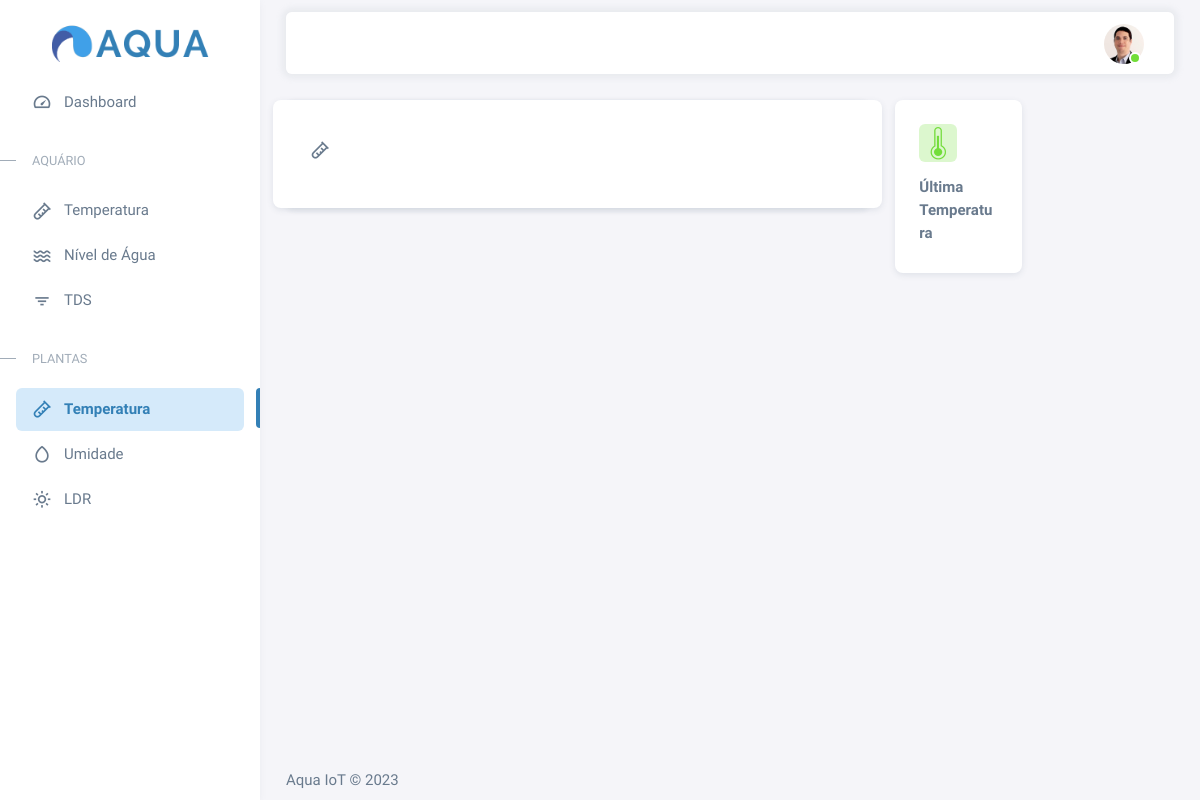
Before: /temp-plantas/ with the older database file.
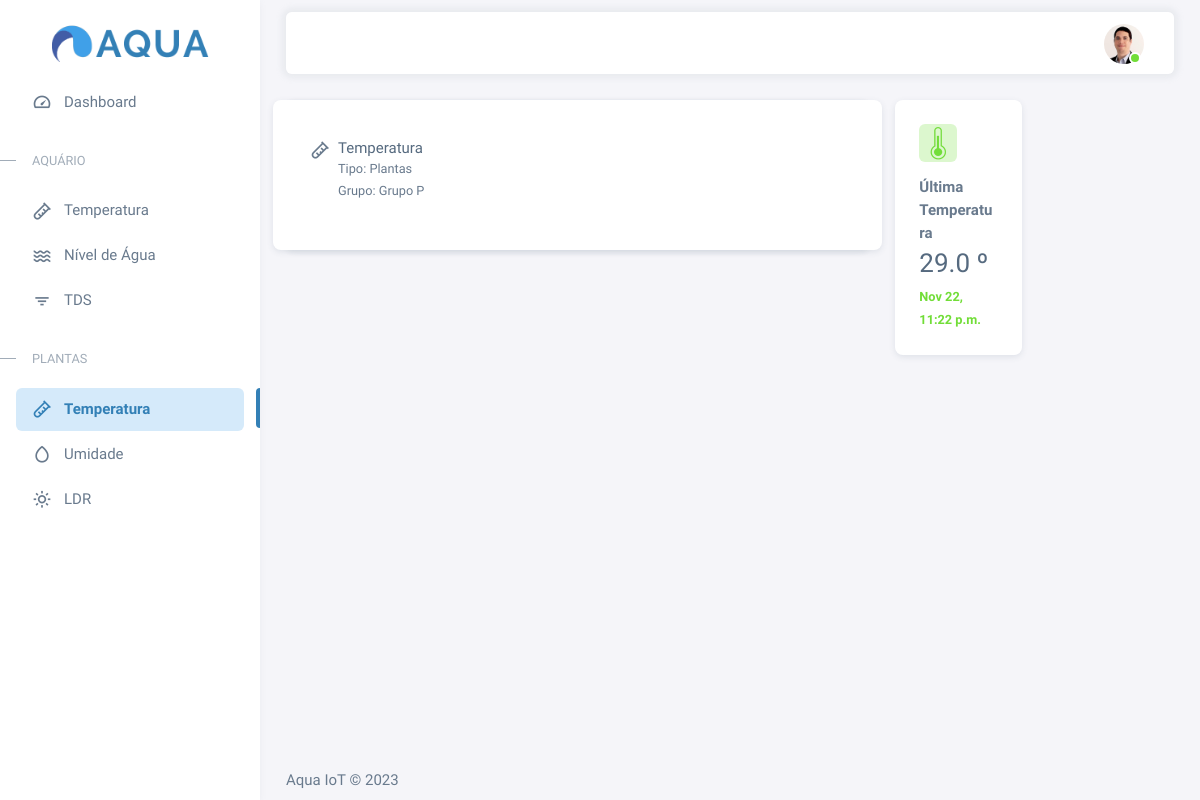
After: the same page with the newer database file.
### sensores/models.py (models this page shows, shortened)
class Sensor(models.Model):
  nome = models.CharField(max_length=50)
  tipo = models.CharField(max_length=50)
  grupo = models.CharField(max_length=50)
  data_criacao = models.DateTimeField(auto_now_add=True)
  class Meta:
    abstract = True

class TemperaturaPlantas(Sensor):
  temperatura = models.FloatField(max_length=200, default='00')
  unidade_medida = models.CharField(max_length=50, default='Graus')

### sensores/views.py (the view)
# urls.py: path('temp-plantas/', views.temperaturaPlantas, name='temp-plantas'),
def temperaturaPlantas(request):
  temperatura = TemperaturaPlantas.objects.all()
  temperaturas = {'temperaturas': temperatura}
  return render(request, "temp-plantas.html", temperaturas)

### templates/temp-plantas.html (shortened to what this page needs)
{% load static %} {% include "head.html" %}
<body>
  {% block content %}
  <div class="layout-wrapper layout-content-navbar">
    <div class="layout-container">
      {% include "menu.html" %}
      <div class="layout-page">
        {% include "navbar.html" %}
        <div class="content-wrapper">
          <div class="container-xxl flex-grow-1 container-p-y">
            <div class="row">
              <div class="col-lg-8 mb-4 order-0">
                <div class="card">
                  <div class="d-flex align-items-end row">
                    <div class="card h-100">
                      <div class="card-body px-0">
                        <div class="tab-content p-0">
                          <div
                            class="tab-pane fade show active"
                            id="navs-tabs-line-card-income"
                            role="tabpanel"
                          >
                            <div class="d-flex p-4 pt-3">
                              <i class="menu-icon tf-icons bx bx-test-tube"></i>
                              <div>
                                {% for temperatura in temperaturas %}
                                {% if forloop.last %}
                                <h6 class="mb-0 me-1">{{ temperatura.nome }}</h6>
                                  <small class="mb-0 me-1">Tipo: {{ temperatura.tipo }}</small>
                                  <br>
                                  <small class="mb-0 me-1">Grupo: {{ temperatura.grupo }}</small>
                                {% endif %}
                                {% endfor %}
                              </div>
                            </div>
                          </div>
                        </div>
                      </div>
                    </div>
                  </div>
                </div>
              </div>
              <div class="col-lg-4 col-md-4 order-1">
                <div class="row">
                  <div class="col-lg-6 col-md-12 col-6 mb-4">
                    <div class="card">
                      <div class="card-body">
                        <div
                          class="card-title d-flex align-items-start justify-content-between"
                        >
                          <div class="avatar flex-shrink-0">
                            <img
                              src="{% static 'assets/img/icons/unicons/tempp.png' %}"
                              alt="chart success"
                              class="rounded"
                            />
                          </div>
                        </div>
                        <span class="fw-semibold d-block mb-1">Última Temperatura</span>
                        {% for temperatura in temperaturas %}
                        {% if forloop.last %}
                        <h3 class="card-title mb-2">{{ temperatura.temperatura }} º</h3>
                        <small class="text-success fw-semibold"> {{ temperatura.data_criacao|date:"M d, P" }}</small>
                        {% endif %}
                        {% endfor %}
                      </div>
                    </div>
                  </div>
                </div>
              </div>
            </div>
          </div>
        </div>
        {% endblock %}
        {% include "footer.html" %}
</body>

Changed rows visible on the page:
added TemperaturaPlantas: nome "Temperatura", tipo "Plantas", grupo "Grupo P", temperatura "29.0", data_criacao "Nov 22, 11:22 p.m."
